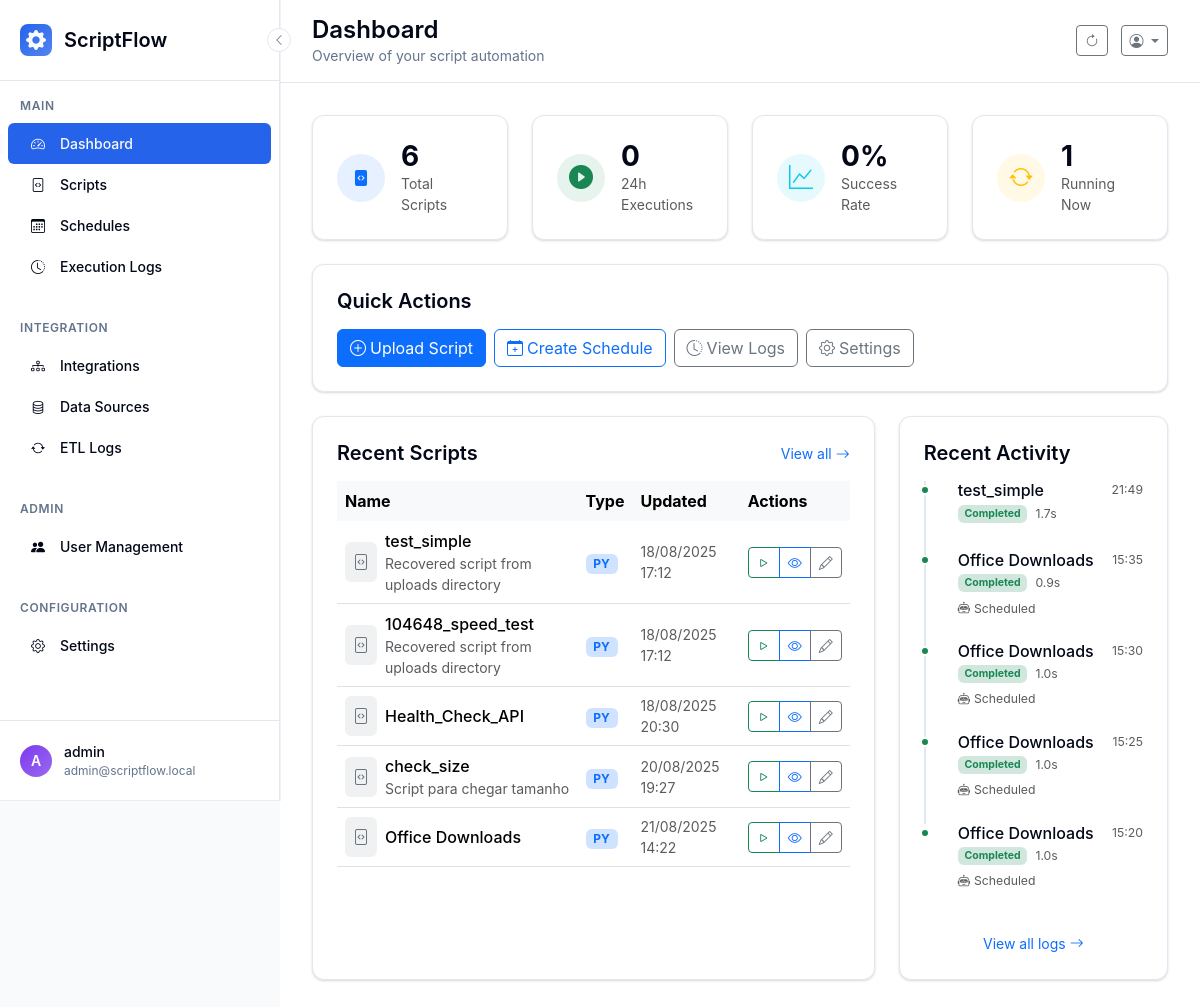
The page /dashboard (signed in) on the database as committed earlier.
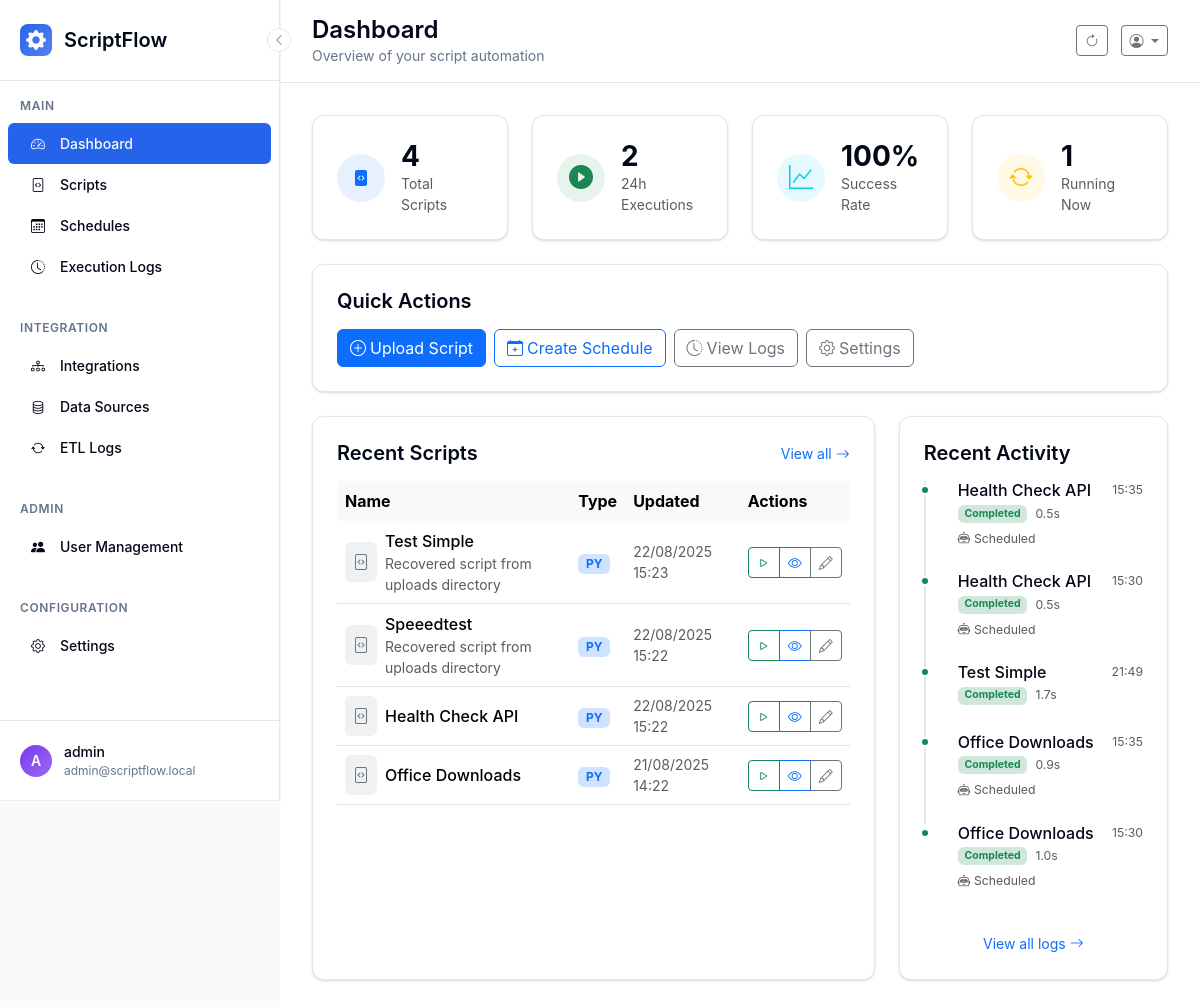
The same page on the database as committed later.
### scriptflow.py (models this page shows, shortened)
class Script(db.Model):
    __tablename__ = 'scripts'
    id = db.Column(db.Integer, primary_key=True)
    name = db.Column(db.String(100), nullable=False)
    description = db.Column(db.Text)
    filename = db.Column(db.String(255), nullable=False)
    file_path = db.Column(db.String(500), nullable=False)
    script_type = db.Column(db.String(10), nullable=False)  # 'py' or 'bat'
    file_size = db.Column(db.Integer)
    created_at = db.Column(db.DateTime, default=datetime.now)
    updated_at = db.Column(db.DateTime, default=datetime.now, onupdate=datetime.now)
    is_active = db.Column(db.Boolean, default=True)
    user_id = db.Column(db.Integer, db.ForeignKey('users.id'), nullable=False)

class Execution(db.Model):
    __tablename__ = 'executions'
    id = db.Column(db.Integer, primary_key=True)
    started_at = db.Column(db.DateTime, default=datetime.now, nullable=False)
    completed_at = db.Column(db.DateTime)
    status = db.Column(db.String(20), default='pending', nullable=False)  # pending, running, completed, failed, timeout
    exit_code = db.Column(db.Integer)
    stdout = db.Column(db.Text)
    stderr = db.Column(db.Text)
    duration_seconds = db.Column(db.Float)
    trigger_type = db.Column(db.String(20), default='manual', nullable=False)  # manual, scheduled, api
    script_id = db.Column(db.Integer, db.ForeignKey('scripts.id'), nullable=False)
    user_id = db.Column(db.Integer, db.ForeignKey('users.id'), nullable=False)
    script = db.relationship('Script', backref='executions')
    @property
    def formatted_duration(self):
        if not self.duration_seconds:
            return "N/A"
        if self.duration_seconds < 60:
            return f"{self.duration_seconds:.1f}s"
        else:
            minutes = int(self.duration_seconds // 60)
            seconds = int(self.duration_seconds % 60)
            return f"{minutes}m {seconds}s"
    @property
    def status_color(self):
        colors = {
            'pending': 'secondary',
            'running': 'running',
            'completed': 'success',
            'failed': 'danger',
            'timeout': 'warning',
            'cancelled': 'danger'
        }
        return colors.get(self.status, 'secondary')

### app/controllers/main.py (the view)
    @main_bp.route('/dashboard')
    @login_required
    def dashboard():
        scripts_query = Script.query.filter_by(is_active=True)
        user_scripts = apply_user_data_filter(scripts_query).all()
        executions_query = Execution.query.order_by(Execution.started_at.desc())
        recent_executions = apply_user_data_filter(executions_query).limit(5).all()
        total_scripts = len(user_scripts)
        since_24h = datetime.now() - timedelta(hours=24)
        executions_24h = apply_user_data_filter(
            Execution.query.filter(Execution.started_at >= since_24h)
        ).all()
        executions_24h_count = len(executions_24h)
        successful_24h = len([e for e in executions_24h if e.status == 'completed'])
        success_rate_24h = round((successful_24h / executions_24h_count * 100) if executions_24h_count > 0 else 0)
        running_executions = apply_user_data_filter(
            Execution.query.filter(Execution.status.in_(['pending', 'running']))
        ).all()
        running_count = len(running_executions)
        stats = {
            'total_scripts': total_scripts,
            'executions_24h': executions_24h_count,
            'success_rate_24h': success_rate_24h,
            'running_count': running_count
        }
        return render_template('dashboard.html',
                             stats=stats,
                             scripts=user_scripts[:5],  # Show only first 5
                             recent_executions=recent_executions)

### scriptflow.py (called while the page is built)
@app.context_processor
def inject_ui_version():
    return {
        'ui_info': {'current_version': 'v2', 'is_modern': True},
        'ui_version': 'v2',
        'is_modern_ui': True
    }

@login_manager.user_loader
def load_user(user_id):
    return db.session.get(User, int(user_id))

def apply_user_data_filter(query):
    if current_user.can_view_all_data:
        return query  # Can see all data
    else:
        return query.filter_by(user_id=current_user.id)  # Only own data

### templates/dashboard.html (shortened to what the changed rows need)
{% extends "base.html" %}
{% block page_title %}Dashboard{% endblock %}
{% block content %}
<div class="row mb-4">
    <div class="col-md-3">
        <div class="modern-card">
            <div class="d-flex align-items-center">
                <div>
                    <h3 class="mb-0 fw-bold">{{ stats.total_scripts }}</h3>
                    <p class="text-muted mb-0 small">Total Scripts</p>
                </div>
            </div>
        </div>
    </div>
    <div class="col-md-3">
        <div class="modern-card">
            <div class="d-flex align-items-center">
                <div>
                    <h3 class="mb-0 fw-bold">{{ stats.executions_24h }}</h3>
                    <p class="text-muted mb-0 small">24h Executions</p>
                </div>
            </div>
        </div>
    </div>
    <div class="col-md-3">
        <div class="modern-card">
            <div class="d-flex align-items-center">
                <div>
                    <h3 class="mb-0 fw-bold">{{ stats.success_rate_24h }}%</h3>
                    <p class="text-muted mb-0 small">Success Rate</p>
                </div>
            </div>
        </div>
    </div>
</div>
<div class="row">
    <div class="col-lg-8 mb-4">
        <div class="modern-card h-100">
            {% if scripts %}
                <div class="table-responsive">
                    <table class="table table-hover align-middle">
                        <thead class="table-light">
                            <tr>
                                <th class="border-0">Name</th>
                                <th class="border-0">Type</th>
                                <th class="border-0">Updated</th>
                                <th class="border-0">Actions</th>
                            </tr>
                        </thead>
                        <tbody>
                            {% for script in scripts[:5] %}
                            <tr>
                                <td>
                                    <div class="d-flex align-items-center">
                                        <div class="bg-secondary bg-opacity-10 p-2 rounded me-2">
                                            <i class="bi bi-file-code text-secondary"></i>
                                        </div>
                                        <div>
                                            <div class="fw-medium">{{ script.name }}</div>
                                            {% if script.description %}
                                                <div class="small text-muted">{{ script.description[:50] }}{% if script.description|length > 50 %}...{% endif %}</div>
                                            {% endif %}
                                        </div>
                                    </div>
                                </td>
                                <td>
                                    <span class="badge bg-primary-subtle text-primary">{{ script.script_type.upper() }}</span>
                                </td>
                                <td class="text-muted small">
                                    {{ script.updated_at.strftime('%d/%m/%Y %H:%M') }}
                                </td>
                                <td>
                                    <div class="btn-group btn-group-sm">
                                        <a href="{{ url_for('scripts.execute_script', script_id=script.id) }}" class="btn btn-outline-success btn-sm">
                                            <i class="bi bi-play"></i>
                                        </a>
                                        <a href="{{ url_for('scripts.view_script', script_id=script.id) }}" class="btn btn-outline-primary btn-sm">
                                            <i class="bi bi-eye"></i>
                                        </a>
                                        <a href="{{ url_for('scripts.edit_script', script_id=script.id) }}" class="btn btn-outline-secondary btn-sm">
                                            <i class="bi bi-pencil"></i>
                                        </a>
                                    </div>
                                </td>
                            </tr>
                            {% endfor %}
                        </tbody>
                    </table>
                </div>
            {% endif %}
        </div>
    </div>
    <div class="col-lg-4 mb-4">
        <div class="modern-card h-100">
            {% if recent_executions %}
                <div class="timeline">
                    {% for execution in recent_executions %}
                    <div class="timeline-item">
                        <div class="timeline-marker bg-{{ execution.status_color }}"></div>
                        <div class="timeline-content">
                            <div class="d-flex justify-content-between align-items-start mb-1">
                                <h6 class="mb-0 fw-medium">{{ execution.script.name if execution.script else 'Unknown Script' }}</h6>
                                <small class="text-muted">{{ execution.started_at.strftime('%H:%M') if execution.started_at else 'N/A' }}</small>
                            </div>
                            <div class="d-flex align-items-center mb-1">
                                <span class="badge bg-{{ execution.status_color }}-subtle text-{{ execution.status_color }} me-2">
                                    {{ execution.status.title() }}
                                </span>
                                {% if execution.duration_seconds %}
                                    <small class="text-muted">{{ execution.formatted_duration }}</small>
                                {% endif %}
                            </div>
                            {% if execution.trigger_type != 'manual' %}
                                <small class="text-muted">
                                    <i class="bi bi-robot me-1"></i>{{ execution.trigger_type.title() }}
                                </small>
                            {% endif %}
                        </div>
                    </div>
                    {% endfor %}
                </div>
            {% endif %}
        </div>
    </div>
</div>
{% endblock %}

Rows that differ between the two databases and show on the page:
no longer on this page (row edited): Script: name "check_size", description "Script para chegar tamanho", script_type "PY", updated_at "20/08/2025 19:27"
no longer on this page (row unchanged): Execution: script "Office Downloads", started_at "15:25", status "Completed", formatted_duration "1.0s", trigger_type "Scheduled"
no longer on this page (row unchanged): Execution: script "Office Downloads", started_at "15:20", status "Completed", formatted_duration "1.0s", trigger_type "Scheduled"
changed Script: name "test_simple" → "Test Simple"; updated_at "18/08/2025 17:12" → "22/08/2025 15:23"
changed Script: name "104648_speed_test" → "Speeedtest"; updated_at "18/08/2025 17:12" → "22/08/2025 15:22"
changed Script: name "Health_Check_API" → "Health Check API"; updated_at "18/08/2025 20:30" → "22/08/2025 15:22"
added Execution: script "Health Check API", started_at "15:35", status "Completed", formatted_duration "0.5s", trigger_type "Scheduled"
added Execution: script "Health Check API", started_at "15:30", status "Completed", formatted_duration "0.5s", trigger_type "Scheduled"
changed through a linked row, Execution: script "test_simple" → "Test Simple"
Other text that changed with them:
{{ stats.total_scripts }}: "6" → "4"
{{ stats.executions_24h }}: "0" → "2"
{{ stats.success_rate_24h }}: "0" → "100"
